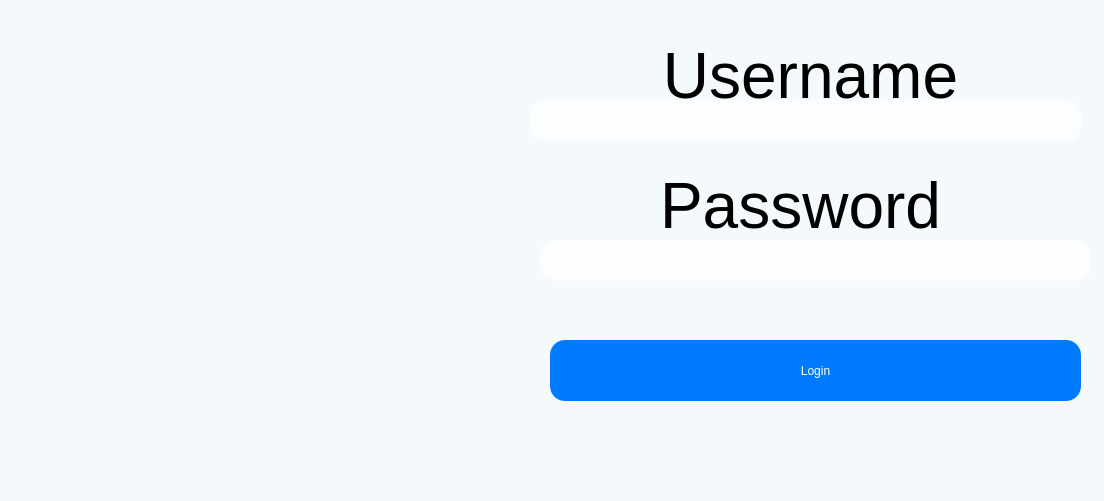
<?xml version="1.0" encoding="UTF-8"?>
<ui version="4.0">
 <class>Dialog</class>
 <widget class="QDialog" name="Dialog">
  <property name="geometry">
   <rect>
    <x>0</x>
    <y>0</y>
    <width>1104</width>
    <height>501</height>
   </rect>
  </property>
  <property name="windowTitle">
   <string>SushiTest</string>
  </property>
  <property name="windowIcon">
   <iconset>
    <normaloff>../../sushiVent0.002/images/sushi-60.png</normaloff>../../sushiVent0.002/images/sushi-60.png</iconset>
  </property>
  <property name="styleSheet">
   <string notr="true">background-color:rgb(244, 249, 252);
</string>
  </property>
  <widget class="QLabel" name="label_bdname">
   <property name="geometry">
    <rect>
     <x>610</x>
     <y>40</y>
     <width>401</width>
     <height>61</height>
    </rect>
   </property>
   <property name="styleSheet">
    <string notr="true">color:black;</string>
   </property>
   <property name="text">
    <string>&lt;!DOCTYPE HTML PUBLIC &quot;-//W3C//DTD HTML 4.0//EN&quot; &quot;http://www.w3.org/TR/REC-html40/strict.dtd&quot;&gt;
&lt;html&gt;&lt;head&gt;&lt;meta name=&quot;qrichtext&quot; content=&quot;1&quot; /&gt;&lt;meta charset=&quot;utf-8&quot; /&gt;&lt;style type=&quot;text/css&quot;&gt;
p, li { white-space: pre-wrap; }
&lt;/style&gt;&lt;/head&gt;&lt;body style=&quot; font-family:'.AppleSystemUIFont'; font-size:13pt; font-weight:400; font-style:normal;&quot;&gt;
&lt;p align=&quot;center&quot; style=&quot; margin-top:0px; margin-bottom:0px; margin-left:0px; margin-right:0px; -qt-block-indent:0; text-indent:0px;&quot;&gt;&lt;span style=&quot; font-size:48pt;&quot;&gt;Username&lt;/span&gt;&lt;/p&gt;&lt;/body&gt;&lt;/html&gt;</string>
   </property>
  </widget>
  <widget class="QLineEdit" name="input_nom">
   <property name="geometry">
    <rect>
     <x>530</x>
     <y>100</y>
     <width>551</width>
     <height>41</height>
    </rect>
   </property>
   <property name="styleSheet">
    <string notr="true">background-color: rgba(255, 255, 255, 160);
border-radius: 15px;
</string>
   </property>
  </widget>
  <widget class="QPushButton" name="pushButton_exec">
   <property name="geometry">
    <rect>
     <x>550</x>
     <y>340</y>
     <width>531</width>
     <height>61</height>
    </rect>
   </property>
   <property name="styleSheet">
    <string notr="true">background-color: rgb(0, 123, 255);
border-radius: 15px;
color:white;
font: 24pt &quot;.AppleSystemUIFont&quot;;</string>
   </property>
   <property name="text">
    <string>Login</string>
   </property>
  </widget>
  <widget class="QLabel" name="label_out">
   <property name="geometry">
    <rect>
     <x>510</x>
     <y>410</y>
     <width>681</width>
     <height>51</height>
    </rect>
   </property>
   <property name="styleSheet">
    <string notr="true"/>
   </property>
   <property name="text">
    <string/>
   </property>
  </widget>
  <widget class="QLabel" name="label">
   <property name="geometry">
    <rect>
     <x>0</x>
     <y>0</y>
     <width>501</width>
     <height>501</height>
    </rect>
   </property>
   <property name="text">
    <string/>
   </property>
   <property name="pixmap">
    <pixmap>../images/hikaru.png</pixmap>
   </property>
  </widget>
  <widget class="QLineEdit" name="input_pass">
   <property name="geometry">
    <rect>
     <x>540</x>
     <y>240</y>
     <width>551</width>
     <height>41</height>
    </rect>
   </property>
   <property name="styleSheet">
    <string notr="true">background-color: rgba(255, 255, 255, 160);
border-radius: 15px;
</string>
   </property>
  </widget>
  <widget class="QLabel" name="label_bdname_2">
   <property name="geometry">
    <rect>
     <x>600</x>
     <y>170</y>
     <width>401</width>
     <height>61</height>
    </rect>
   </property>
   <property name="styleSheet">
    <string notr="true">color:black;</string>
   </property>
   <property name="text">
    <string>&lt;!DOCTYPE HTML PUBLIC &quot;-//W3C//DTD HTML 4.0//EN&quot; &quot;http://www.w3.org/TR/REC-html40/strict.dtd&quot;&gt;
&lt;html&gt;&lt;head&gt;&lt;meta name=&quot;qrichtext&quot; content=&quot;1&quot; /&gt;&lt;meta charset=&quot;utf-8&quot; /&gt;&lt;style type=&quot;text/css&quot;&gt;
p, li { white-space: pre-wrap; }
&lt;/style&gt;&lt;/head&gt;&lt;body style=&quot; font-family:'.AppleSystemUIFont'; font-size:13pt; font-weight:400; font-style:normal;&quot;&gt;
&lt;p align=&quot;center&quot; style=&quot; margin-top:0px; margin-bottom:0px; margin-left:0px; margin-right:0px; -qt-block-indent:0; text-indent:0px;&quot;&gt;&lt;span style=&quot; font-size:48pt;&quot;&gt;Password&lt;/span&gt;&lt;/p&gt;&lt;/body&gt;&lt;/html&gt;</string>
   </property>
  </widget>
 </widget>
 <resources/>
 <connections/>
</ui>
